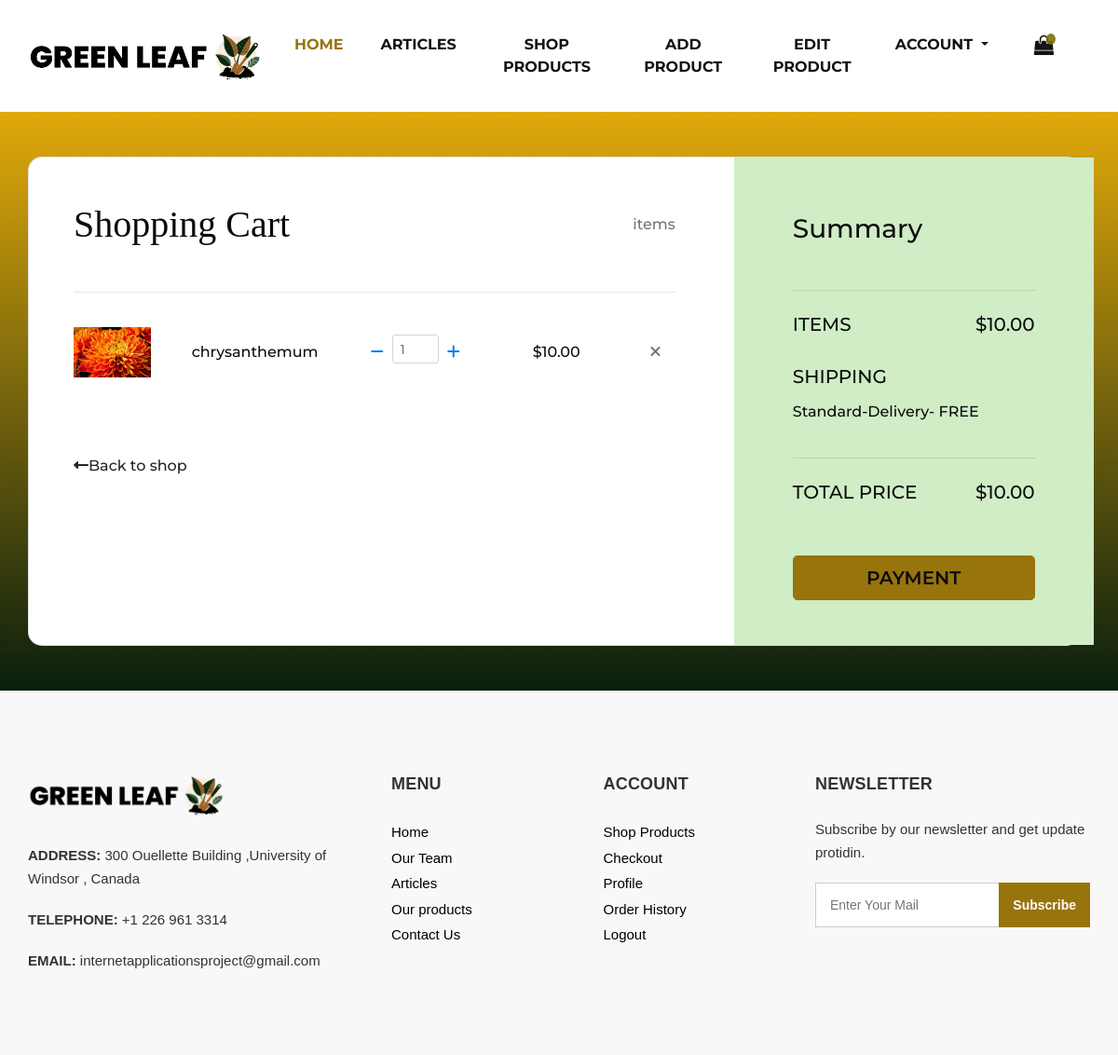
The page /cart/ (signed in) on the database its author committed.
### GreenWebsite/models.py (models this page shows)
class Product(models.Model):
    name = models.CharField(max_length=200)
    price = models.DecimalField(max_digits=10, decimal_places=2)
    countInStock = models.IntegerField(default=0)
    image = models.ImageField(default='default.png', blank=True, null=True, upload_to='product_img/')
    description = models.TextField()
    review_count = models.IntegerField(default=0)
    rating = models.FloatField(default=0.0)

### GreenWebsite/views.py (the view)
# urls.py: path('cart/', view_cart, name='cart'),
@login_required
def view_cart(request):
    cart_items = CartItem.objects.filter(cart__user=request.user)
    cart_items_with_totals = []
    cart_subtotal = 0
    for item in cart_items:
        total_price = item.product.price * item.quantity
        cart_items_with_totals.append({
            'id': item.id,
            'product': item.product,
            'quantity': item.quantity,
            'total_price': total_price
        })
        cart_subtotal += total_price
    cart_grand_total = cart_subtotal  # Add additional calculations for discounts, etc., if needed
    context = {
        'cart_items': cart_items_with_totals,
        'cart_subtotal': cart_subtotal,
        'cart_grand_total': cart_grand_total,
        'is_cart_empty': len(cart_items) == 0
    }
    return render(request, 'cart.html', context)

### templates/cart.html (shortened to what this page needs)
{% extends 'base.html' %}
{% load static %}
{% block body %}
   <section class="h-100 h-custom" style="background-color: #d2c9ff; background:-webkit-linear-gradient(#c5e5e5, #ccddf9);
  background: linear-gradient(#e1a90b, #091e0e);">
  <div class="container py-5 h-100" style="height: 100px ; width:1200px">
    <div class="row d-flex justify-content-center align-items-center h-100">
      <div class="col-12">
        <div class="card card-registration card-registration-2" style="border-radius: 15px;">
          <div class="card-body p-0">
            <div class="row g-0">
              <div class="col-lg-8">
                <div class="p-5">
                  <div class="d-flex justify-content-between align-items-center mb-5">
                    <h1 class="fw-bold mb-0">Shopping Cart</h1>
                    <h6 class="mb-0 text-muted">{{request.user.userprofile.get_cart_count}} items</h6>
                  </div>
                  {% if is_cart_empty %}
    <div class="row" style="height: 40vh;">
        <p class="col-md-8 text-end">Your cart is empty. Add items to your cart by </p>
        <a href="{% url 'product_gallery' %}" class="col-md-4 btn btn-success" style="height:35px">Continue shopping</a>
    </div>
{% else %}
    {% for item in cart_items %}
 <hr class="my-4">
                  <div class="row mb-4 d-flex justify-content-between align-items-center"  style="height: 80px;">
                    <div class="col-md-2 col-lg-2 col-xl-2">
                      <img
                        src="{{ item.product.image.url }}"
                        class="img-fluid rounded-3" alt="{{ item.product.name }}">
                    </div>
                    <div class="col-md-3 col-lg-3 col-xl-3">
                <h6 class="mb-0">{{ item.product.name }}</h6>
                    </div>
                    <div class="col-md-3 col-lg-3 col-xl-2 d-flex">
                     <form action="{% url 'update_cart' %}" method="post">
        <button type="submit" class="btn btn-link px-2">
            <i class="fas fa-minus"></i>
        </button>
    </form>
                      <input id="form1" min="0" name="quantity" value="{{ item.quantity }}" type="number"
                        class="form-control form-control-sm" style="width : 50px"/>
                            <form action="{% url 'update_cart' %}" method="post">
        <button type="submit" class="btn btn-link px-2">
            <i class="fas fa-plus"></i>
        </button>
    </form>
                     </div>
                    <div class="col-md-3 col-lg-2 col-xl-2 offset-lg-1">
                      <h6 class="mb-0">${{ item.product.price }}</h6>
                    </div>
                    <div class="col-md-1 col-lg-1 col-xl-1 text-end">
                      <a href="{% url 'remove_from_cart' item.product.id %}" class="text-muted"><i class="fas fa-times"></i></a>
                    </div>
                  </div>
	    {% endfor %}
{% endif %}
                  <div class="pt-5">
                    <h6 class="mb-0"><a href="{% url 'product_gallery' %}" class="text-body"><i
                          class="fas fa-long-arrow-alt-left me-2"></i>Back to shop</a></h6>
                  </div>
                </div>
              </div>
              <div class="col-lg-4 bg-body-tertiary" style="background-color: #d0edc6;">
                <div class="p-5">
                  <h3 class="fw-bold mb-5 mt-2 pt-1">Summary</h3>
                  <hr class="my-4">
                  <div class="d-flex justify-content-between mb-4">
                    <h5 class="text-uppercase">items {{ request.user.userprofile.get_cart_count}}</h5>
                    <h5>${{ cart_grand_total }}</h5>
                  </div>
                  <h5 class="text-uppercase mb-3">Shipping</h5>
                  <div class="mb-4 pb-2">
                      <h6>Standard-Delivery- FREE</h6>
                  </div>
                  <hr class="my-4">
                  <div class="d-flex justify-content-between mb-5">
                    <h5 class="text-uppercase">Total price</h5>
                    <h5>${{ cart_grand_total }}</h5>
                  </div>
                  <button  type="button" data-mdb-button-init data-mdb-ripple-init class="btn btn-dark btn-block btn-lg"
                    data-mdb-ripple-color="dark" style="    background-color: #97740c;
    border-color: #97740c;"><a href="{% url 'payment_page' %}" style="color: #0c0c0c ; font-weight: 600">PAYMENT</a></button>
                </div>
              </div>
            </div>
          </div>
        </div>
      </div>
    </div>
  </div>
</section>
{% endblock %}

### static/dashboard.css (style rules this page uses)
body, html { margin: 0; padding: 0; font-family: 'Arial', sans-serif; }
.container { display: flex; }

### static/css/style.css (style rules this page uses)
* { box-sizing: border-box; }
body { font-family: 'Montserrat', sans-serif; color: #0c0c0c; background-color: #ffffff; overflow-x: hidden; }
h1, h2 { font-family: 'Playfair Display', serif; }
a, a:hover, a:focus { text-decoration: none; }
.btn, .btn:focus { outline: none !important; -webkit-box-shadow: none; box-shadow: none; }

### static/css/responsive.css (style rules this page uses)
@media (min-width: 1200px) { .container { max-width: 1170px; } }

### rows shown on the page
Product: product.image (picture), product.name "chrysanthemum", quantity "1", product.price "10.00"

### other values the page prints
{{ cart_grand_total }} "10.00"
